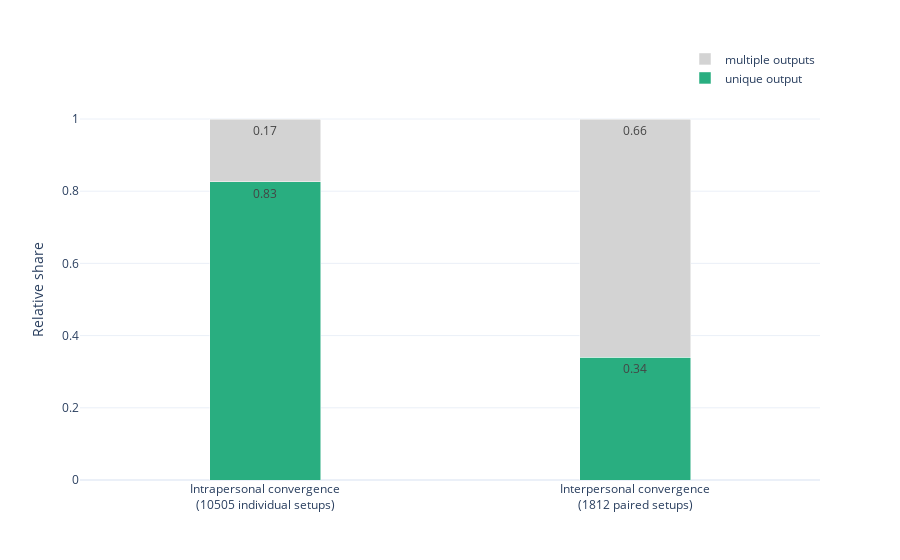
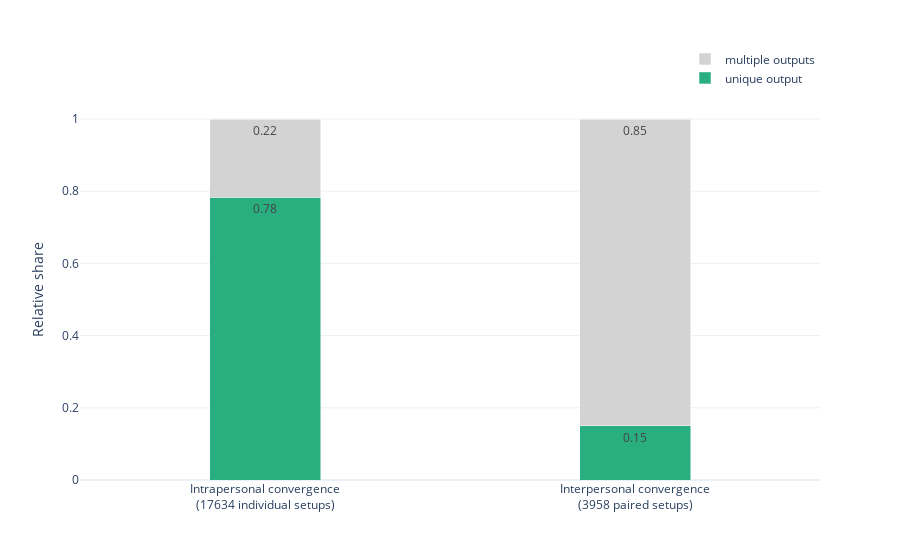
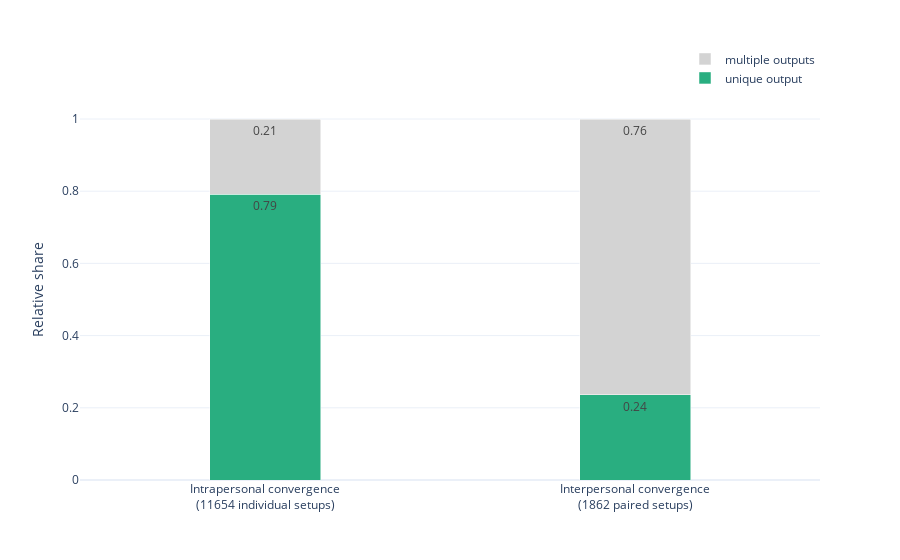
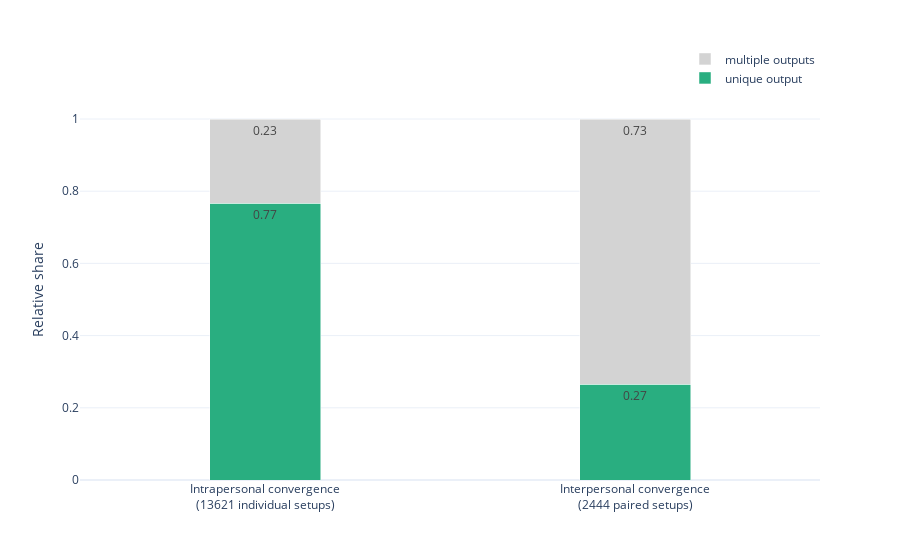

The code cell stored with these charts, in order, in its notebook:
### Code cell
output_table = pd.DataFrame()

for configuration in n_fp_df["configuration"].unique(): 
    
    table_row = {}
    table_row["configuration"] = configuration
    
    print(configuration)
    
    

    sub_n_fp_df = n_fp_df[n_fp_df["configuration"]==configuration]
    sub_n_paired_fp_df = n_paired_fp_df[n_paired_fp_df["configuration"]==configuration]


    # unpack weights
    alpha_a, alpha_s, alpha_f = configuration

    # create strings for annotation and filename
    annotation_text = r"$(\alpha_{A}, \alpha_{S}, \alpha_{F}) = " + "({},\ {},\ {})$".format(alpha_a, alpha_s, alpha_f)
    file_name = "intra_inter_convergence2_{}_{}_{}.png".format(str(alpha_a)[2:], str(alpha_s)[2:], str(alpha_f)[2:])


    fig = go.Figure()   

    # intrapersonal
    l = len(sub_n_fp_df)
    rel_conv = len(sub_n_fp_df[sub_n_fp_df["fixed_points"]<=1])/l
    rel_non_conv = len(sub_n_fp_df[sub_n_fp_df["fixed_points"]>1])/l
    
    print(l, len(sub_n_fp_df[sub_n_fp_df["fixed_points"]<=1]), rel_conv)
    
    table_row["rel_conv_intra"] = round(rel_conv, 2)

    intra = "Intrapersonal convergence<br>({} individual setups)".format(l)

    fig.add_trace(go.Bar(y=[rel_conv],
                         x=[intra],
                         text= str(round(rel_conv,2)),
                         textposition="auto",
                         marker_color=viridis[2],
                         name="unique output"
                        ))

    fig.add_trace(go.Bar(y=[rel_non_conv],
                         x=[intra],
                         text= str(round(rel_non_conv,2)),
                         textposition="auto",
                         marker_color="lightgray",
                         name="multiple outputs"
                        ))

    #interpersonal

    

    sub_paired_ex_fp_df = paired_ex_fp_df[paired_ex_fp_df["configuration"]==configuration]

    n = len(sub_paired_ex_fp_df["ds"].unique())
    # pairs of simulation setups that both yield a unique fixed point
    df1 = sub_paired_ex_fp_df.groupby(["ds","init_coms"])["full_re_fixed_points"].size().reset_index().groupby("ds")["full_re_fixed_points"].sum().reset_index()
    count = len(df1[df1["full_re_fixed_points"]==2])
    # pairs of simulation setups that yield the same unique fixed point
    df2 = sub_paired_ex_fp_df.groupby("ds")["full_re_fixed_points_tuple"].nunique().reset_index()
    conv = len(df2[df2["full_re_fixed_points_tuple"]==1])
    
    print(count, conv, conv/count)
    
    table_row["rel_conv_inter"] = round(conv/count, 2)


    inter = "Interpersonal convergence<br>({} paired setups)".format(count)

    fig.add_trace(go.Bar(y=[conv/count],
                         x=[inter],
                         text= str(round(conv/count,2)),
                         textposition="auto",
                         marker_color=viridis[2],
                         name="Unique output",
                         showlegend=False
                        ))

    fig.add_trace(go.Bar(y=[(count-conv)/count],
                         x=[inter],
                         text= str(round((count-conv)/count,2)),
                         textposition="auto",
                         marker_color="lightgray",
                         name="Multiple outputs",
                         showlegend=False
                        ))




    fig.update_layout(barmode="stack")
    fig.update_layout(template="plotly_white")

    fig.update_traces(width=0.3)

    fig.update_xaxes(title="", showticklabels=True)
    fig.update_yaxes(title="Relative share", showticklabels = True)
    fig.update_layout(legend_title_text="")

    #fig.update_layout(width=600)

    fig.update_layout(legend=dict(
            orientation="v",
            yanchor="bottom",
            y=1.02,
            xanchor="right",
            x=1.0))

    fig.show()
    
    output_table = output_table.append(table_row, ignore_index=True)

    pio.write_image(fig, path.join(plot_dir, file_name), scale=2)

### Figure 1 — Plotly figure (JSON) as saved in the notebook; plotly's stock layout.template omitted (floating-point values rounded to 4 significant figures)
{"data": [{"marker": {"color": "#29ae80"}, "name": "unique output", "text": "0.83", "textposition": "auto", "type": "bar", "width": 0.3, "x": ["Intrapersonal convergence<br>(10505 individual setups)"], "y": [0.8264]}, {"marker": {"color": "lightgray"}, "name": "multiple outputs", "text": "0.17", "textposition": "auto", "type": "bar", "width": 0.3, "x": ["Intrapersonal convergence<br>(10505 individual setups)"], "y": [0.1736]}, {"marker": {"color": "#29ae80"}, "name": "Unique output", "showlegend": false, "text": "0.34", "textposition": "auto", "type": "bar", "width": 0.3, "x": ["Interpersonal convergence<br>(1812 paired setups)"], "y": [0.3394]}, {"marker": {"color": "lightgray"}, "name": "Multiple outputs", "showlegend": false, "text": "0.66", "textposition": "auto", "type": "bar", "width": 0.3, "x": ["Interpersonal convergence<br>(1812 paired setups)"], "y": [0.6606]}], "layout": {"barmode": "stack", "legend": {"orientation": "v", "title": {"text": ""}, "x": 1, "xanchor": "right", "y": 1.02, "yanchor": "bottom"}, "xaxis": {"showticklabels": true, "title": {"text": ""}}, "yaxis": {"showticklabels": true, "title": {"text": "Relative share"}}}}

### Figure 2 — Plotly figure (JSON) as saved in the notebook; plotly's stock layout.template omitted (floating-point values rounded to 4 significant figures)
{"data": [{"marker": {"color": "#29ae80"}, "name": "unique output", "text": "0.78", "textposition": "auto", "type": "bar", "width": 0.3, "x": ["Intrapersonal convergence<br>(17634 individual setups)"], "y": [0.7836]}, {"marker": {"color": "lightgray"}, "name": "multiple outputs", "text": "0.22", "textposition": "auto", "type": "bar", "width": 0.3, "x": ["Intrapersonal convergence<br>(17634 individual setups)"], "y": [0.2164]}, {"marker": {"color": "#29ae80"}, "name": "Unique output", "showlegend": false, "text": "0.15", "textposition": "auto", "type": "bar", "width": 0.3, "x": ["Interpersonal convergence<br>(3958 paired setups)"], "y": [0.1503]}, {"marker": {"color": "lightgray"}, "name": "Multiple outputs", "showlegend": false, "text": "0.85", "textposition": "auto", "type": "bar", "width": 0.3, "x": ["Interpersonal convergence<br>(3958 paired setups)"], "y": [0.8497]}], "layout": {"barmode": "stack", "legend": {"orientation": "v", "title": {"text": ""}, "x": 1, "xanchor": "right", "y": 1.02, "yanchor": "bottom"}, "xaxis": {"showticklabels": true, "title": {"text": ""}}, "yaxis": {"showticklabels": true, "title": {"text": "Relative share"}}}}

### Figure 3 — Plotly figure (JSON) as saved in the notebook; plotly's stock layout.template omitted (floating-point values rounded to 4 significant figures)
{"data": [{"marker": {"color": "#29ae80"}, "name": "unique output", "text": "0.79", "textposition": "auto", "type": "bar", "width": 0.3, "x": ["Intrapersonal convergence<br>(11654 individual setups)"], "y": [0.7914]}, {"marker": {"color": "lightgray"}, "name": "multiple outputs", "text": "0.21", "textposition": "auto", "type": "bar", "width": 0.3, "x": ["Intrapersonal convergence<br>(11654 individual setups)"], "y": [0.2086]}, {"marker": {"color": "#29ae80"}, "name": "Unique output", "showlegend": false, "text": "0.24", "textposition": "auto", "type": "bar", "width": 0.3, "x": ["Interpersonal convergence<br>(1862 paired setups)"], "y": [0.2363]}, {"marker": {"color": "lightgray"}, "name": "Multiple outputs", "showlegend": false, "text": "0.76", "textposition": "auto", "type": "bar", "width": 0.3, "x": ["Interpersonal convergence<br>(1862 paired setups)"], "y": [0.7637]}], "layout": {"barmode": "stack", "legend": {"orientation": "v", "title": {"text": ""}, "x": 1, "xanchor": "right", "y": 1.02, "yanchor": "bottom"}, "xaxis": {"showticklabels": true, "title": {"text": ""}}, "yaxis": {"showticklabels": true, "title": {"text": "Relative share"}}}}

### Figure 4 — Plotly figure (JSON) as saved in the notebook; plotly's stock layout.template omitted (floating-point values rounded to 4 significant figures)
{"data": [{"marker": {"color": "#29ae80"}, "name": "unique output", "text": "0.77", "textposition": "auto", "type": "bar", "width": 0.3, "x": ["Intrapersonal convergence<br>(13621 individual setups)"], "y": [0.7665]}, {"marker": {"color": "lightgray"}, "name": "multiple outputs", "text": "0.23", "textposition": "auto", "type": "bar", "width": 0.3, "x": ["Intrapersonal convergence<br>(13621 individual setups)"], "y": [0.2335]}, {"marker": {"color": "#29ae80"}, "name": "Unique output", "showlegend": false, "text": "0.27", "textposition": "auto", "type": "bar", "width": 0.3, "x": ["Interpersonal convergence<br>(2444 paired setups)"], "y": [0.2651]}, {"marker": {"color": "lightgray"}, "name": "Multiple outputs", "showlegend": false, "text": "0.73", "textposition": "auto", "type": "bar", "width": 0.3, "x": ["Interpersonal convergence<br>(2444 paired setups)"], "y": [0.7349]}], "layout": {"barmode": "stack", "legend": {"orientation": "v", "title": {"text": ""}, "x": 1, "xanchor": "right", "y": 1.02, "yanchor": "bottom"}, "xaxis": {"showticklabels": true, "title": {"text": ""}}, "yaxis": {"showticklabels": true, "title": {"text": "Relative share"}}}}
